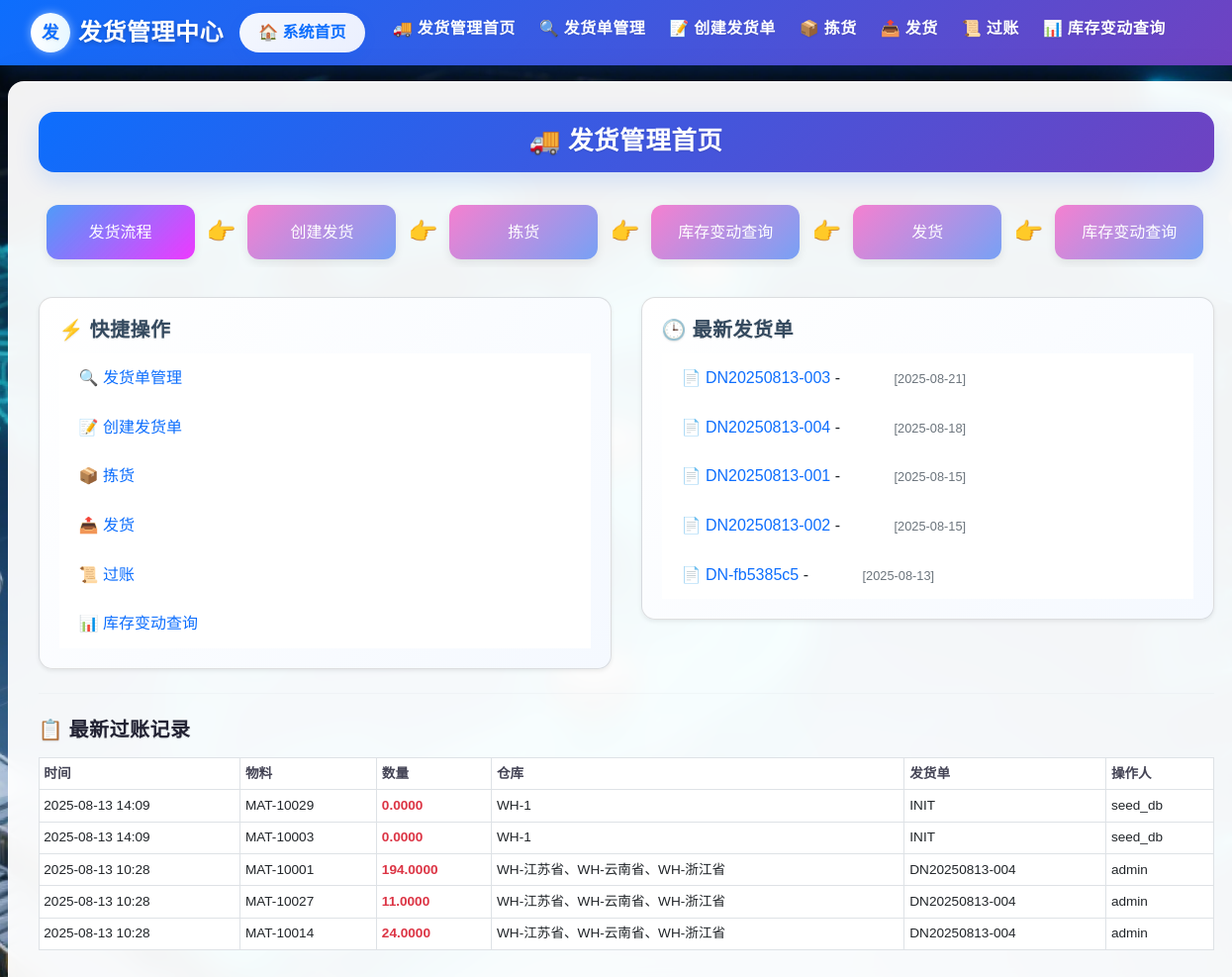
The page /delivery/ (signed in) on the database as committed earlier.
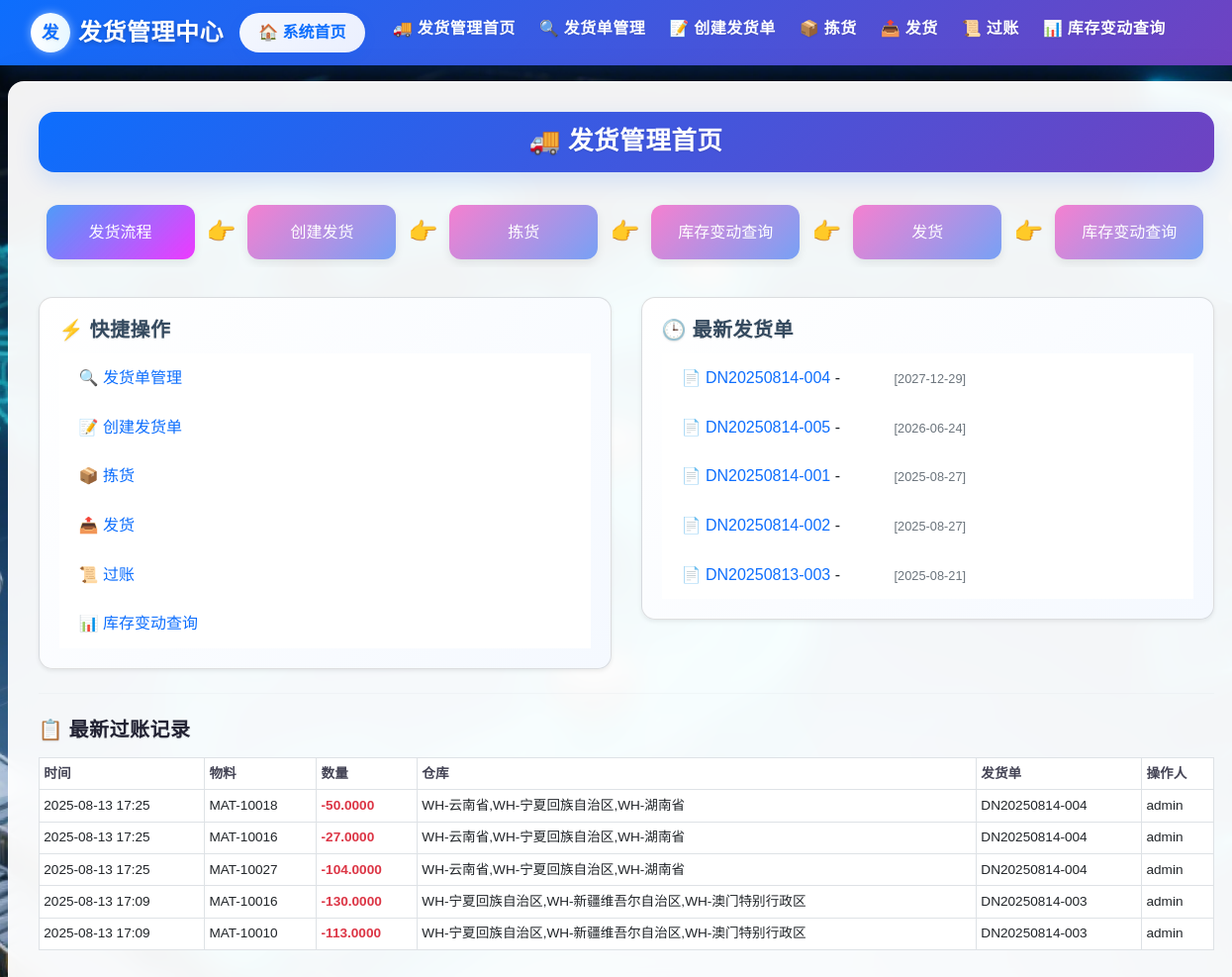
The same page on the database as committed later.
### delivery/models.py (models this page shows)
class DeliveryNote(db.Model):
    __tablename__ = 'DeliveryNote'
    delivery_note_id = db.Column(db.String(255), primary_key=True)
    picking_task_id = db.Column(db.String(255), db.ForeignKey('PickingTask.task_id'), nullable=False)
    sales_order_id = db.Column(db.String(255), db.ForeignKey('SalesOrder.sales_order_id'), nullable=False)
    delivery_date = db.Column(db.DateTime, nullable=False)
    warehouse_code = db.Column(db.String(255), nullable=False)
    status = db.Column(db.Enum(
        '已创建',
        '已拣货',
        '已发货',
        '已过账',
        '已取消'
    ), default='已创建', nullable=False)
    posted_by = db.Column(db.String(255))
    posted_at = db.Column(db.DateTime)
    created_by = db.Column(db.String(255))
    remarks = db.Column(db.Text)
    items = db.relationship('DeliveryItem', backref='delivery_note', cascade='all, delete-orphan', lazy=True)
    sales_order = db.relationship('SalesOrder', backref='delivery_notes')
    picking_task = db.relationship('PickingTask', backref='delivery_note')
    VALID_TRANSITIONS = {
    '已创建': ['已拣货', '已取消'],
    '已拣货': ['已发货', '已取消'],
    '已发货': ['已过账'],
    '已过账': [],
    '已取消': []
    }

class StockChangeLog(db.Model):
    __tablename__ = 'StockChangeLog'
    id = db.Column(db.Integer, primary_key=True)
    material_id = db.Column(db.String(255), db.ForeignKey('Inventory.material_id'), nullable=False)
    change_time = db.Column(db.DateTime, default=datetime.now)
    change_type = db.Column(db.String(50), nullable=False)
    quantity_change = db.Column(db.Numeric(18, 4), nullable=False)
    before_available = db.Column(db.Numeric(18, 4))
    after_available = db.Column(db.Numeric(18, 4))
    before_allocated = db.Column(db.Numeric(18, 4))
    after_allocated = db.Column(db.Numeric(18, 4))
    before_physical = db.Column(db.Numeric(18, 4))
    after_physical = db.Column(db.Numeric(18, 4))
    before_pending_outbound = db.Column(db.Numeric(18, 4))
    after_pending_outbound = db.Column(db.Numeric(18, 4))
    reference_doc = db.Column(db.String(255))
    operator = db.Column(db.String(255))
    warehouse_code = db.Column(db.String(255))
    material = db.relationship('Inventory', backref='stock_changes')

### delivery/views.py (the view)
@delivery_bp.route('/')
@login_required
def delivery_home():
    statuses = ['已创建', '待拣货', '已拣货',  '已发货', '已过账', '已取消']
    rows = db.session.query(DeliveryNote.status, func.count(DeliveryNote.delivery_note_id)).group_by(DeliveryNote.status).all()
    counts_dict = dict(rows)
    status_counts = {status: counts_dict.get(status, 0) for status in statuses}
    recent_deliveries = DeliveryNote.query.order_by(DeliveryNote.delivery_date.desc()).limit(5).all()
    recent_changes = StockChangeLog.query.order_by(StockChangeLog.change_time.desc()).limit(5).all()
    return render_template('delivery/home.html',
                           status_counts=status_counts,
                           recent_deliveries=recent_deliveries,
                           recent_changes=recent_changes)

### app.py (called while the page is built)
@login_manager.user_loader
def load_user(user_id):
    return User.query.get(user_id)

### templates/delivery/home.html (shortened to what this page needs)
{% extends 'delivery/base.html' %}
{% block content %}
<div class="form-title-container">
    <h1 class="form-title">
      🚚 发货管理首页
    </h1>
</div>
<div class="workflow-steps animate-fade">
  <div class="step-card" style="background: linear-gradient(135deg, #358df9dd, #ee39ff);">发货流程</div>
  <div class="step-arrow">👉</div>
  <a href="{{ url_for('delivery.create_delivery') }}">
    <div class="step-card" >创建发货</div>
  </a>
  <div class="step-arrow">👉</div>
  <a href="{{ url_for('delivery.picking_task_list') }}">
    <div class="step-card">拣货</div>
  </a>
  <div class="step-arrow">👉</div>
  <a href="{{ url_for('delivery.inventory_movement') }}">
    <div class="step-card">库存变动查询</div>
  </a>
  <div class="step-arrow">👉</div>
  <a href="{{ url_for('delivery.shipment_list') }}">
    <div class="step-card">发货</div>
  </a>
  <div class="step-arrow">👉</div>
  <a href="{{ url_for('delivery.inventory_movement') }}">
    <div class="step-card">库存变动查询</div>
  </a>
</div>
<div class="row g-9">
  <div class="col-md-6">
    <div class="card shadow-sm">
      <div class="card-body">
        <h5 class="card-title">⚡ 快捷操作</h5>
        <ul class="list-group list-group-flush">
          <li class="list-group-item"><a href="{{ url_for('delivery.delivery_list') }}">🔍 发货单管理</a></li>
          <li class="list-group-item"><a href="{{ url_for('delivery.create_delivery') }}">📝 创建发货单</a></li>
          <li class="list-group-item"><a href="{{ url_for('delivery.picking_task_list') }}">📦 拣货</a></li>
          <li class="list-group-item"><a href="{{ url_for('delivery.shipment_list') }}">📤 发货</a></li>
          <li class="list-group-item"><a href="{{ url_for('delivery.post_list') }}">📜 过账</a></li>
          <li class="list-group-item"><a href="{{ url_for('delivery.inventory_movement') }}">📊 库存变动查询</a></li>
        </ul>
      </div>
    </div>
  </div>
  <div class="col-md-6">
    <div class="card shadow-sm">
      <div class="card-body">
        <h5 class="card-title">🕒 最新发货单</h5>
        <ul class="list-group list-group-flush">
          {% for d in recent_deliveries %}
          <li class="list-group-item">
            <a href="{{ url_for('delivery.delivery_detail', delivery_id=d.delivery_note_id) }}">
              📄 {{ d.delivery_note_id }}
            </a> -
            <span class="badge badge-status-{{ d.status|replace(' ', '-')|lower }}">{{ d.status }}</span>
            <small class="text-muted">[{{ d.delivery_date.strftime('%Y-%m-%d') }}]</small>
          </li>
          {% else %}
          <li class="list-group-item text-muted">暂无记录</li>
          {% endfor %}
        </ul>
      </div>
    </div>
  </div>
</div>
<hr class="my-4">
<h5 class="fw-bold mb-3">📋 最新过账记录</h5>
<div class="table-responsive">
  <table class="table table-sm table-hover align-middle table-bordered">
    <thead>
      <tr>
        <th>时间</th>
        <th>物料</th>
        <th>数量</th>
        <th>仓库</th>
        <th>发货单</th>
        <th>操作人</th>
      </tr>
    </thead>
    <tbody>
      {% for c in recent_changes %}
      <tr>
        <td>{{ c.change_time.strftime('%Y-%m-%d %H:%M') }}</td>
        <td>{{ c.material_id }}</td>
        <td class="text-danger">{{ c.quantity_change }}</td>
        <td>{{ c.warehouse_code }}</td>
        <td>{{ c.reference_doc or '-' }}</td>
        <td>{{ c.operator }}</td>
      </tr>
      {% else %}
      <tr>
        <td colspan="6" class="text-muted text-center">
          <i class="bi bi-info-circle"></i> 暂无记录
        </td>
      </tr>
      {% endfor %}
    </tbody>
  </table>
</div>
{% endblock %}

Rows that differ between the two databases and show on the page:
no longer on this page (row edited): DeliveryNote: delivery_note_id "DN20250813-004", delivery_date "2025-08-18"
no longer on this page (row unchanged): DeliveryNote: delivery_note_id "DN20250813-001", delivery_date "2025-08-15"
no longer on this page (row edited): DeliveryNote: delivery_note_id "DN20250813-002", delivery_date "2025-08-15"
no longer on this page (row unchanged): DeliveryNote: delivery_note_id "DN-fb5385c5", delivery_date "2025-08-13"
no longer on this page (row unchanged): StockChangeLog: change_time "2025-08-13 14:09", material_id "MAT-10029", quantity_change "0.0000", warehouse_code "WH-1", reference_doc "INIT", operator "seed_db"
no longer on this page (row unchanged): StockChangeLog: change_time "2025-08-13 14:09", material_id "MAT-10003", quantity_change "0.0000", warehouse_code "WH-1", reference_doc "INIT", operator "seed_db"
no longer on this page (row unchanged): StockChangeLog: change_time "2025-08-13 10:28", material_id "MAT-10001", quantity_change "194.0000", warehouse_code "WH-江苏省、WH-云南省、WH-浙江省", reference_doc "DN20250813-004", operator "admin"
no longer on this page (row unchanged): StockChangeLog: change_time "2025-08-13 10:28", material_id "MAT-10027", quantity_change "11.0000", warehouse_code "WH-江苏省、WH-云南省、WH-浙江省", reference_doc "DN20250813-004", operator "admin"
no longer on this page (row unchanged): StockChangeLog: change_time "2025-08-13 10:28", material_id "MAT-10014", quantity_change "24.0000", warehouse_code "WH-江苏省、WH-云南省、WH-浙江省", reference_doc "DN20250813-004", operator "admin"
added DeliveryNote: delivery_note_id "DN20250814-004", delivery_date "2027-12-29"
added DeliveryNote: delivery_note_id "DN20250814-005", delivery_date "2026-06-24"
added DeliveryNote: delivery_note_id "DN20250814-001", delivery_date "2025-08-27"
added DeliveryNote: delivery_note_id "DN20250814-002", delivery_date "2025-08-27"
added StockChangeLog: change_time "2025-08-13 17:25", material_id "MAT-10018", quantity_change "-50.0000", warehouse_code "WH-云南省,WH-宁夏回族自治区,WH-湖南省", reference_doc "DN20250814-004", operator "admin"
added StockChangeLog: change_time "2025-08-13 17:25", material_id "MAT-10016", quantity_change "-27.0000", warehouse_code "WH-云南省,WH-宁夏回族自治区,WH-湖南省", reference_doc "DN20250814-004", operator "admin"
added StockChangeLog: change_time "2025-08-13 17:25", material_id "MAT-10027", quantity_change "-104.0000", warehouse_code "WH-云南省,WH-宁夏回族自治区,WH-湖南省", reference_doc "DN20250814-004", operator "admin"
added StockChangeLog: change_time "2025-08-13 17:09", material_id "MAT-10016", quantity_change "-130.0000", warehouse_code "WH-宁夏回族自治区,WH-新疆维吾尔自治区,WH-澳门特别行政区", reference_doc "DN20250814-003", operator "admin"
added StockChangeLog: change_time "2025-08-13 17:09", material_id "MAT-10010", quantity_change "-113.0000", warehouse_code "WH-宁夏回族自治区,WH-新疆维吾尔自治区,WH-澳门特别行政区", reference_doc "DN20250814-003", operator "admin"
